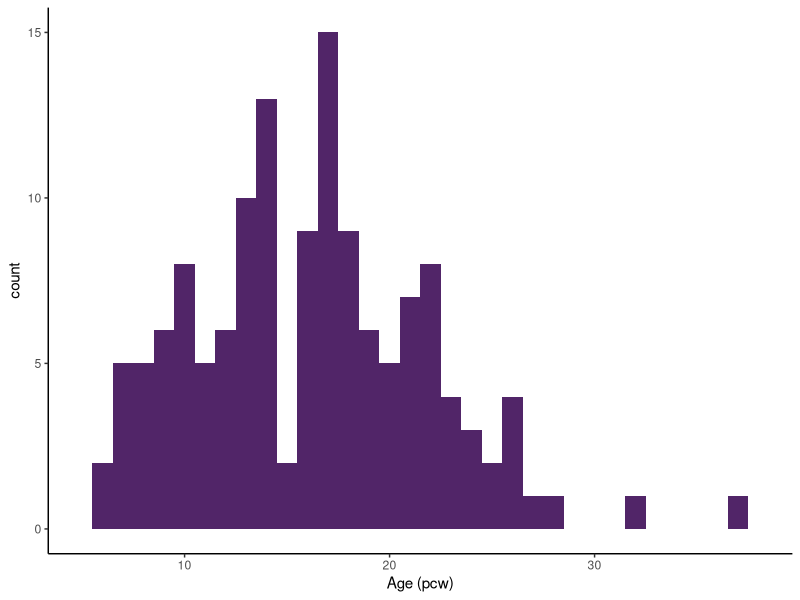
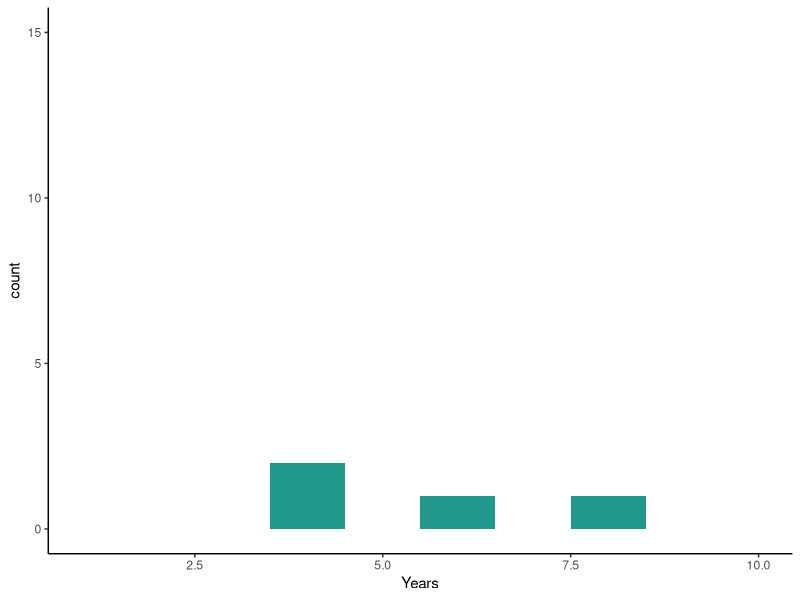
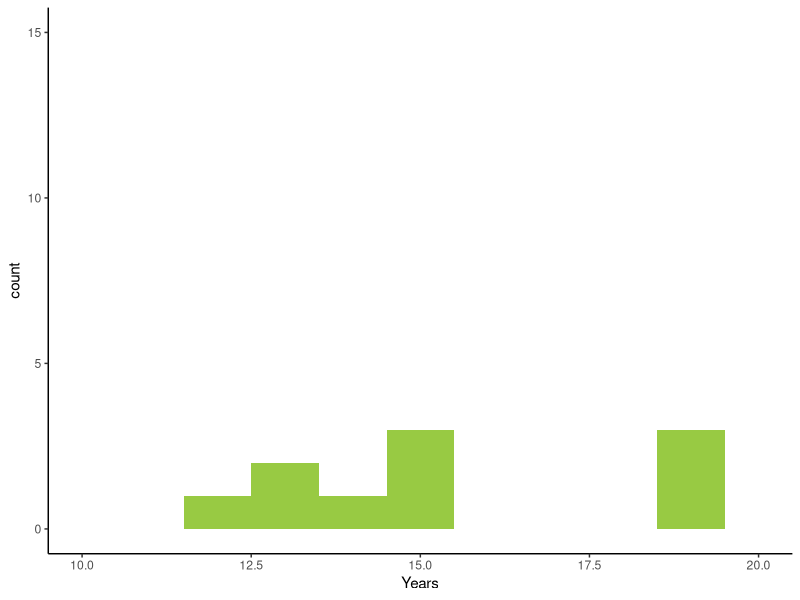
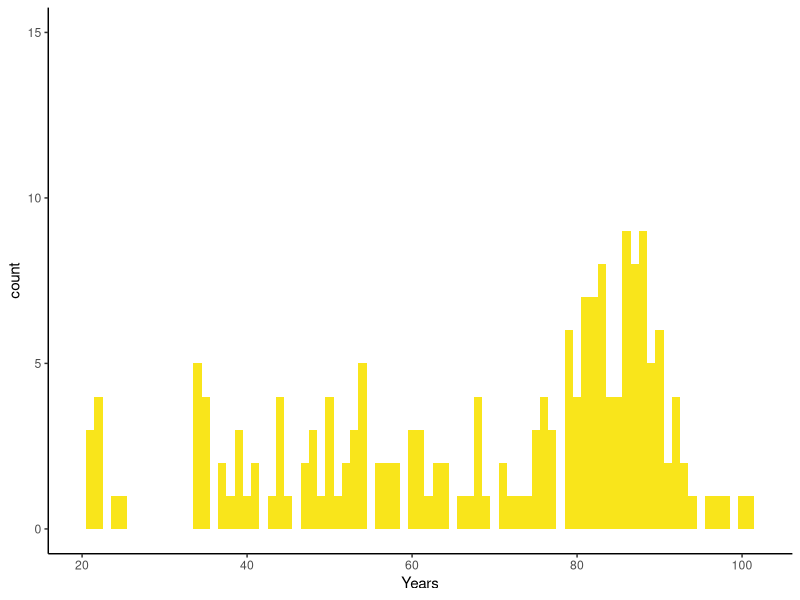

Here is the R script that generated these plots, in order:
library(readxl)
library(ggplot2)

life_expectancy <- read_xlsx("annotation/Life_expectancy.xlsx")
life_expectancy$lives <- life_expectancy$`live men`+ life_expectancy$`live women`
life_expectancy1 <- life_expectancy[life_expectancy$ages>=90,]
life_expectancy1$probability <- life_expectancy1$lives/sum(life_expectancy1$lives)
life_expectancy2 <- life_expectancy[life_expectancy$ages>=18 & life_expectancy$ages<=79,]
life_expectancy2$probability <- life_expectancy2$lives/sum(life_expectancy2$lives)


postnatal <- read_xlsx("annotation/Single cell studies database-Specifics.xlsx", sheet=2)
ind  <- which(postnatal$Years=="90+")
ind1 <- which(postnatal$Years=="18-79")
set.seed(14)
postnatal$Years[ind] <- sample(life_expectancy1$ages, prob=life_expectancy1$probability, 
                               size=length(ind), replace=TRUE)
postnatal$Years[ind1] <- sample(life_expectancy2$ages, prob=life_expectancy2$probability, 
                               size=length(ind1), replace=TRUE)
fetal <- read_xlsx("annotation/Single cell studies database-Specifics.xlsx", sheet=1)
postnatal$Years <- as.numeric(as.character(postnatal$Years))
fetal$`Age (pcw)` <- as.numeric(as.character(fetal$`Age (pcw)`))
                              

gg_fetal <- ggplot(fetal, aes(x=`Age (pcw)`)) + 
    geom_histogram(bins=34, fill="#512568") + 
    xlim(5,38) + ylim(0,15) + theme_classic() 
ggsave(gg_fetal, file="supp_figures/fetal_studies.svg", height=1.68, width=2.96)

child <- postnatal[postnatal$Years>1 & postnatal$Years<10,]
gg_childhood <- ggplot(child, aes(x=Years)) + 
    geom_histogram(bins=10, fill="#20988C") + 
    xlim(1,10) + ylim(0,15) + theme_classic() 
ggsave(gg_childhood, file="supp_figures/child_studies.svg", height=1.68, width=2.96)

adol <- postnatal[postnatal$Years>=10 & postnatal$Years<20,]
gg_adol <- ggplot(adol, aes(x=Years)) + geom_histogram(bins=11, fill="#98CA43") + 
    xlim(10,20) + theme_classic() + ylim(0,15)
ggsave(gg_adol, file="supp_figures/adol_studies.svg", height=1.68, width=2.96)

adult <- postnatal[postnatal$Years>=20,]
gg_adult <- ggplot(adult, aes(x=Years)) + geom_histogram(bins=83, fill="#F9E51B") + 
    xlim(20,102) + theme_classic() + ylim(0,15)
ggsave(gg_adult, file="supp_figures/adult_studies.svg", height=1.68, width=2.96)

